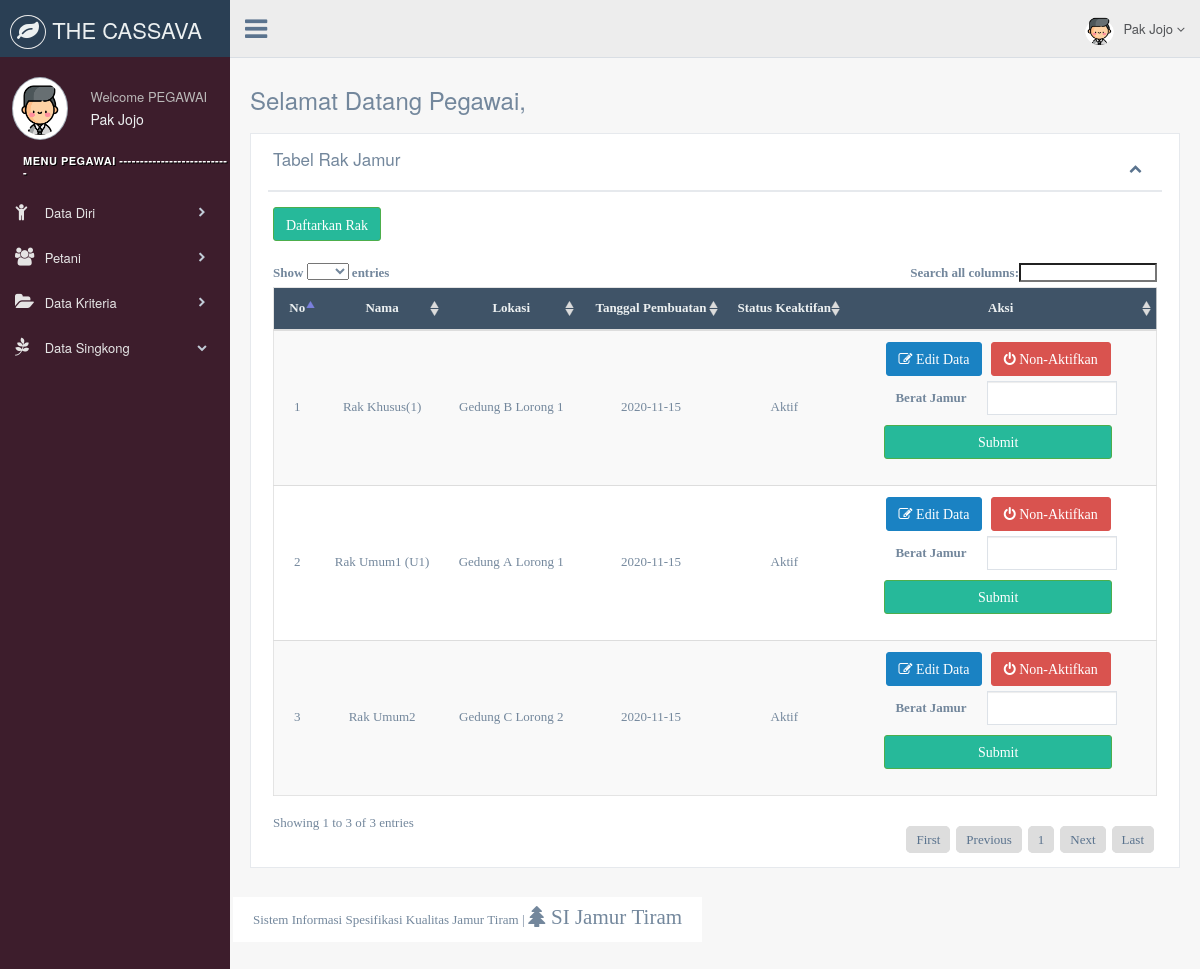
The page /index.php/controller_pegawai/c_pegawai_rak (signed in) on the database its author committed.
### tables this page shows
CREATE TABLE `rakjamur` (
  `id_rak` int(3) NOT NULL AUTO_INCREMENT,
  `nama_rak` varchar(50) NOT NULL,
  `lokasi` varchar(70) NOT NULL,
  `tgl_rak` date NOT NULL,
  `status_aktif` int(1) NOT NULL,
  PRIMARY KEY (`id_rak`),
  KEY `status_aktif` (`status_aktif`),
  CONSTRAINT `rakjamur_ibfk_1` FOREIGN KEY (`status_aktif`) REFERENCES `statusaktif` (`id_aktif`) ON DELETE CASCADE ON UPDATE CASCADE
);

CREATE TABLE `statusaktif` (
  `id_aktif` int(1) NOT NULL AUTO_INCREMENT,
  `keterangan_aktif` varchar(10) NOT NULL,
  PRIMARY KEY (`id_aktif`)
);

### application/libraries/Template.php (called while the page is built, shortened)
<?php
class Template
{
   function __construct()
   {
      $this->ci =&get_instance();
   }
    function pegawaiview($template, $data='')
   {
      $data['content'] = $this->ci->load->view($template, $data, TRUE);
      $data['nav']  = $this->ci->load->view('pegawai/pegawainav', $data, TRUE);
      $this->ci->load->view('pegawai/dashboard', $data);
   }
}

### application/controllers/controller_pegawai/c_pegawai_rak.php (called while the page is built, shortened)
<?php
class c_pegawai_rak extends CI_Controller {
    function index() {
        if ($this->cekLogin() == FALSE) {
            redirect(base_url());
        } else {
            $data['data_rak'] = $this->m_pegawai_rak->ambilDataRak();
            $this->template->pegawaiview('pegawai/pegawai_rak', $data);
        }
    }
    function cekLogin() {
        if ($this->session->userdata('login') == FALSE) {
            return FALSE;
        } else {
            return TRUE;
        }
    }
}
?>

### index.php (called while the page is built, shortened)
<?php
require_once BASEPATH.'core/CodeIgniter.php';

### application/models/model_pegawai/m_pegawai_rak.php (called while the page is built, shortened)
<?php
class m_pegawai_rak extends CI_Model {
    function ambilDataRak() {
        $query = $this->db->query("SELECT r.id_rak, r.nama_rak, r.lokasi, r.tgl_rak, r.status_aktif as aksi,
            sa.keterangan_aktif as status FROM rakjamur r
        JOIN statusaktif sa on r.status_aktif = sa.id_aktif
        ORDER BY r.nama_rak");
        return $query->result_array();
    }
}

### application/views/pegawai/pegawai_rak.php (the view, shortened to what this page needs)
<div class="">
    <div class="row col-md-9 page-title">
        <div class="title_left">
            <h3>Selamat Datang Pegawai,</h3>
        </div>
    </div>
    <div class="clearfix"></div>
    <div class="row">
        <div class="col-md-12 col-sm-12 col-xs-12">
            <div class="x_panel">
                <div class="x_title">
                    <h2>Tabel Rak Jamur<small> Menampilkan Semua Data Rak</small>
                    </h2>
                    <ul class="nav navbar-right">
                        <li><a class="collapse-link"><i class="fa fa-chevron-up"></i></a>
                        </li>
                    </ul>
                    <div class="clearfix"></div>
                </div>
                <div class="x_content">
                <a style="font-size:18px; color:green" href="<?php echo base_url(); ?>c_pendaftaran_rak" style="color:white" class="to_register"><button type="button" class="btn btn-success"><i class="fa fa-form">Daftarkan Rak</button></a>
                    <br>
                    <table style="text-align: center" id="tabel_rak" class="table table-striped responsive-utilities jambo_table">
                        <thead>
                            <tr>
                                <th style="width: 7%; text-align: center">No</th>
                                <th style="text-align: center">Nama</th>
                                <th style="text-align: center">Lokasi</th>
                                <th style="text-align: center">Tanggal Pembuatan</th>
                                <th style="text-align: center">Status Keaktifan</th>
                                <th style="text-align: center">Aksi</th>
                            </tr>
                        </thead>
                        <tbody>
                            <?php
                            $no = 1;
                            foreach ($data_rak as $value) {
                                ?>
                                <tr>
                                    <td style="vertical-align: middle"><?php echo $no++ ?></td>
                                    <td style="vertical-align: middle"><?php echo $value['nama_rak'] ?></td>
                                    <td style="vertical-align: middle"><?php echo $value['lokasi'] ?></td>
                                    <td style="vertical-align: middle"><?php echo $value['tgl_rak'] ?></td>
                                    <td style="vertical-align: middle"><?php echo $value['status'] ?></td>
                                    <td style="vertical-align: middle">
                                        <?php if ($value['aksi'] == 1) { ?>
                                            <a href="#" onclick="go_edit_rak(<?php echo $value['id_rak'] ?>)"><button type="button" class="btn btn-primary" data-toggle="modal" data-target="#modal_edit_data_rak"><i class="fa fa-edit"></i> Edit Data</button></a>
                                            <a class="btn btn-danger" style="color: white" href="<?php echo base_url() . "controller_pegawai/c_pegawai_rak/non_Aktifkanrak/" . $value['id_rak']; ?>"><i class="fa fa-power-off"></i> Non-Aktifkan</a>
                                            <br>
                                            <form role="form" method="post" id="registrationForm" action="<?php echo base_url() . "controller_pegawai/c_pegawai_jamur/tambah_jamur/" . $value['id_rak']; ?>" class="form-horizontal form-label-left">
                                                <div class="form-group">
                                                    <label class="control-label col-md-5 col-sm-5 col-xs-12" for="id_rak">Berat Jamur</label>
                                                    <div class="col-md-5 col-sm-5 col-xs-12">
                                                        <input style="width: 130px" type="number" id="berat_jamur" name="berat_jamur" required="required" class="form-control col-md-7 col-xs-12">
                                                    </div>
                                                </div>
                                                <div class="form-group">
                                                    <div class="col-md-12 col-sm-12 col-xs-12">
                                                        <button style="width: 85%"  name="submit" type="submit" class="btn btn-success">Submit</button>
                                                    </div>
                                                </div>
                                            </form>
                                        <?php } else {
                                            ?>
                                            <a class="btn btn-success" style="color: white" href="<?php echo base_url() . "controller_pegawai/c_pegawai_rak/aktifkanrak/" . $value['id_rak']; ?>"><i class="fa fa-power-off"></i> Aktifkan</a>
                                        <?php }
                                        ?>
                                    </td>
                                </tr>
                            <?php } ?>
                        </tbody>
                    </table>
                </div>
            </div>
        </div>
    </div>
</div>
<footer>
    <div class="">
        <p class="pull-right">Sistem Informasi Spesifikasi Kualitas Jamur Tiram |
            <span class="lead"> <i class="fa fa-tree"></i> SI Jamur Tiram</span>
        </p>
    </div>
    <div class="clearfix"></div>
</footer>

### rows shown on the page
rakjamur: nama_rak "Rak Khusus(1)", lokasi "Gedung B Lorong 1", tgl_rak "2020-11-15", status_aktif.keterangan_aktif "Aktif"
rakjamur: nama_rak "Rak Umum1 (U1)", lokasi "Gedung A Lorong 1", tgl_rak "2020-11-15", status_aktif.keterangan_aktif "Aktif"
rakjamur: nama_rak "Rak Umum2", lokasi "Gedung C Lorong 2", tgl_rak "2020-11-15", status_aktif.keterangan_aktif "Aktif"

### other values the page prints
$this->session->userdata('nama_user') "Pak Jojo"
